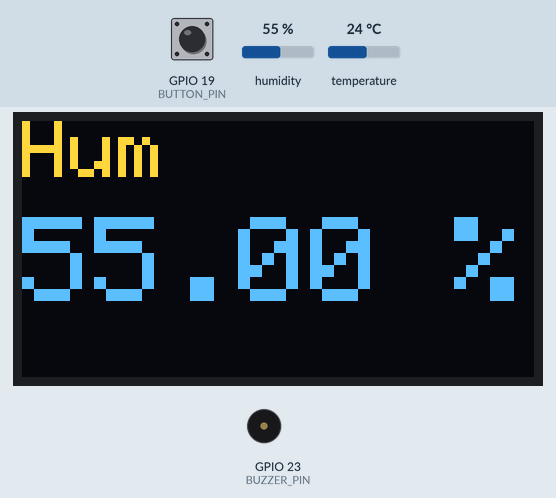
Recording of a program running on a simulated ESP32. On the bench: 128×64 one-colour display, buzzer (waves = sounding). The test bench sets the inputs (shaded band); at power-on: GPIO 19 (BUTTON_PIN) HIGH, humidity 55 %, temperature 24 °C. The OLED is the two-colour kind (top 16 rows yellow); what the program prints to the serial monitor is not drawn.

Above: at 3.6 s.
3.7 s: GPIO 19 (BUTTON_PIN) pulled LOW for 0.15 s
At 4.7 s:
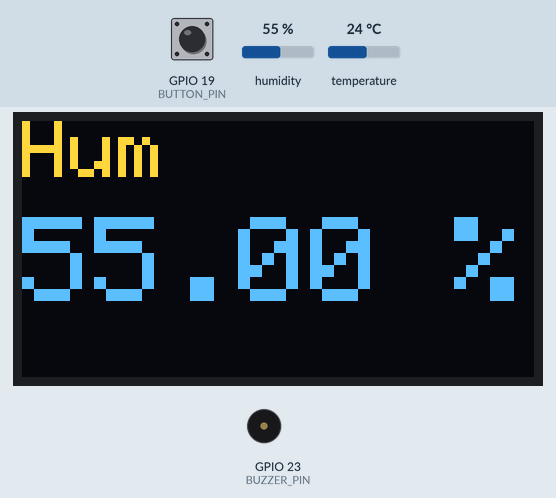
5.3 s: humidity set to 22 %
At 7.5 s:
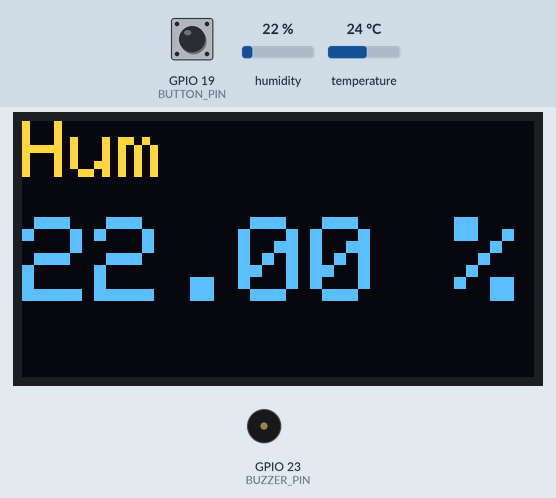
8.2 s: GPIO 19 (BUTTON_PIN) pulled LOW for 1 s
At 11.9 s:
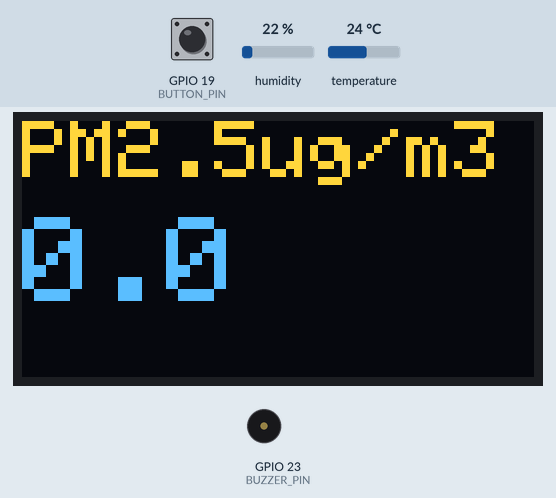
21.7 s: temperature set to 12 °C
At 35.32 s:
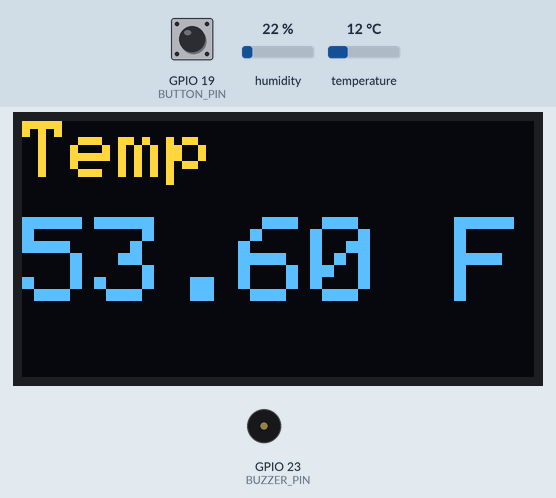
35.4 s: GPIO 19 (BUTTON_PIN) pulled LOW for 0.15 s
At 36.0 s:
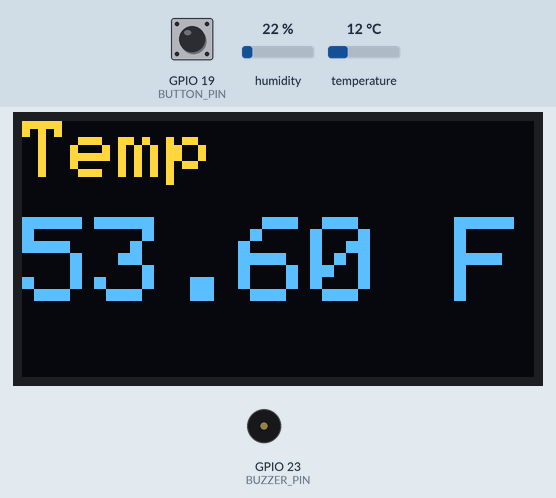
37.0 s: temperature set to 19 °C
At 38.8 s:
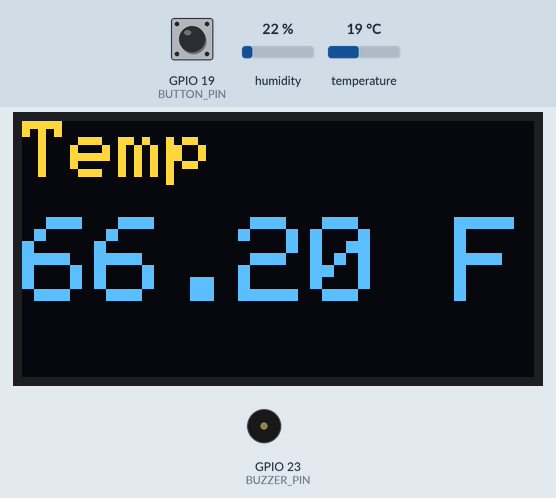
Timing chart, 0 to 40.3 s (numbered marks = the images above; inputs shaded):
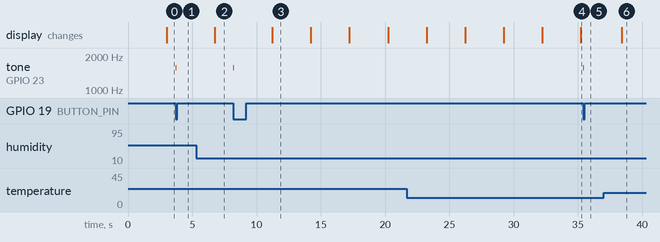

The program:

main.cpp
```cpp
#include "main.h"


#define DHTPIN 4     // Digital pin connected to the DHT sensor
#define DHTTYPE DHT22   // DHT 22  (AM2302), AM2321

#define SCREEN_WIDTH 128 // OLED display width, in pixels
#define SCREEN_HEIGHT 64 // OLED display height, in pixels

#define BUTTON_PIN 19 // Assign GPIO to button
#define BUZZER_PIN 23 // GPIO23 pin connected to buzzer

// Declaration for an SSD1306 display connected to I2C (SDA, SCL pins)
Adafruit_SSD1306 display(SCREEN_WIDTH, SCREEN_HEIGHT, &Wire, -1);
Adafruit_SSD1306 * display_ptr = &display;

int buttonState = 1;  // variable for reading the pushbutton status
int buttonPrevState = 1;
bool screenLock = false;  // Lock Screen display data

// For time tracking
unsigned long lastScreenChanged = millis();
unsigned long delayTime = 3000;
unsigned long curTime = 0;


// For tracking screen switching
int curScreen = 0; // 0 = Temperature, 1 = Humidity, 2 = PM2.5, 3 = PM 10, 4 = AQI


// Initialize DHT sensor.
// Note that older versions of this library took an optional third parameter to
// tweak the timings for faster processors.  This parameter is no longer needed
// as the current DHT reading algorithm adjusts itself to work on faster procs.
DHT dht(DHTPIN, DHTTYPE);

void setup() {
  // put your setup code here, to run once:
  Serial.begin(115200);
  pmsSerial.begin(9600);

  pinMode(BUTTON_PIN, INPUT_PULLUP);  // Sets Button as input

  if(!display.begin(SSD1306_SWITCHCAPVCC, 0x3C)) { // Address 0x3D for 128x64
    Serial.println(F("SSD1306 allocation failed"));
    for(;;);
  }

  delay(2000);

  dht.begin();


  Serial.println("Setup Complete!");

}

void loop() {
  //================ Handles button events ================
  // read the pushbutton input pin:
  buttonState = digitalRead(BUTTON_PIN);
  // compare the buttonState to its previous state
  if (buttonState != buttonPrevState) {
    // if the state has changed, increment the counter
    if (buttonState == HIGH) {
      // if the current state is HIGH then the button
      // wend from off to on:

  delay(100);
    } else {
      // if the current state is LOW then the button
      // wend from on to off:
      screenLock = !screenLock; // Toggle screen lock
      lastScreenChanged = millis();
      tone(BUZZER_PIN, 1567, 50); // Plays sound when pressed

  delay(100);
    }
    // Delay a little bit to avoid bouncing
    //delay(50);
  }
  // save the current state as the last state,
  //for next time through the loop
  buttonPrevState = buttonState;
// =======================================================

//================ Handles AQI measurements ==============================
if (readPMSdata(&pmsSerial)) {
    // reading data was successful!
    Serial.println();
    Serial.println("---------------------------------------");
    Serial.println("Concentration Units (standard)");
    Serial.print("PM 1.0: "); Serial.print(data.pm10_standard);
    Serial.print("\t\tPM 2.5: "); Serial.print(data.pm25_standard);
    Serial.print("\t\tPM 10: "); Serial.println(data.pm100_standard);
    Serial.println("---------------------------------------");
    Serial.println("Concentration Units (environmental)");
    Serial.print("PM 1.0: "); Serial.print(data.pm10_env);
    Serial.print("\t\tPM 2.5: "); Serial.print(data.pm25_env);
    Serial.print("\t\tPM 10: "); Serial.println(data.pm100_env);
    Serial.println("---------------------------------------");
    Serial.print("Particles > 0.3um / 0.1L air:"); Serial.println(data.particles_03um);
    Serial.print("Particles > 0.5um / 0.1L air:"); Serial.println(data.particles_05um);
    Serial.print("Particles > 1.0um / 0.1L air:"); Serial.println(data.particles_10um);
    Serial.print("Particles > 2.5um / 0.1L air:"); Serial.println(data.particles_25um);
    Serial.print("Particles > 5.0um / 0.1L air:"); Serial.println(data.particles_50um);
    Serial.print("Particles > 10.0 um / 0.1L air:"); Serial.println(data.particles_100um);
    Serial.println("---------------------------------------");
  }


//================ Handles Screen Content ================
  curTime = millis();
  if(curTime - lastScreenChanged > delayTime)
  {
    char(content)[8];
    if(!screenLock) {
      curScreen += 1;
      if(curScreen >= 5) { curScreen = 0; }
      lastScreenChanged = millis();
    }

    switch(curScreen)
    {
      case 0:
      {
        // Read temperature as Fahrenheit
        float t = dht.readTemperature(true);
        char(title)[12] = "Temp";
        sprintf(content, "%.2f F", t);
        TwolineDisplay(display_ptr, &title, &content);
        break;
      }

      case 1:
      {
        float h = dht.readHumidity();
        char(title)[12] = "Hum";
        sprintf(content, "%.2f %%", h);
        TwolineDisplay(display_ptr, &title, &content);
        break;
      }

      case 2:
      {
        float pm2_5 = data.pm25_standard;
        char(title)[12] = "PM2.5ug/m3";
        sprintf(content, "%.1f", pm2_5);
        TwolineDisplay(display_ptr, &title, &content);
        break;
      }

      case 3:
      {
        float pm10 = data.pm10_env;
        char(title)[12] = "PM10 ug/m3";
        sprintf(content, "%.1f", pm10);
        TwolineDisplay(display_ptr, &title, &content);


        break;
      }

      case 4:
      {
        char(title)[12] = "Air Qlty.";
        float pm2_5 = data.pm25_standard;
        if(pm2_5 <= 12){sprintf(content, "%s", "Good");}
        else if(pm2_5 <= 35.4){sprintf(content, "%s", "Mod.");}
        else if(pm2_5 <= 55.4){sprintf(content, "%s", "Unhty 1");}
        else if(pm2_5 <= 150.4){sprintf(content, "%s", "Unhty 2");}
        else if(pm2_5 <= 250.4){sprintf(content, "%s", "Unhty 3");}
        else if(pm2_5 > 250.4){sprintf(content, "%s", "Hzrd");}
        TwolineDisplay(display_ptr, &title, &content);
        break;
      }
    }
  }
}


// put function definitions here:
int myFunction(int x, int y) {
  return x + y;
}

/*
Displays 2 lines of content on SSD 1306 128x64 OLED Display
display: an instance of Adafruit_SSD1306 to be used
title: the first line on the display, yellow
content: the second line on the display, blue
*/
void TwolineDisplay(Adafruit_SSD1306 * d, char(*title)[12], char(*content)[8])
{

  d->clearDisplay();
  d->setCursor(0, 0);
  d->setTextColor(WHITE);
  d->setTextSize(2);
  d->println(*title);

  d->setTextSize(1);
  d->println();


  d->setTextSize(3);
  d->println(*content);
  d->display();


  // display.setTextSize(1);
  // display.println();
  // display.display();


  // display.setTextSize(3);
  // display.print(content);
  // display.display();

}

boolean readPMSdata(Stream *s) {
  if (! s->available()) {
    return false;
  }

  // Read a byte at a time until we get to the special '0x42' start-byte
  if (s->peek() != 0x42) {
    s->read();
    return false;
  }

  // Now read all 32 bytes
  if (s->available() < 32) {
    return false;
  }

  uint8_t buffer[32];
  uint16_t sum = 0;
  s->readBytes(buffer, 32);

  // get checksum ready
  for (uint8_t i=0; i<30; i++) {
    sum += buffer[i];
  }

  /* debugging
  for (uint8_t i=2; i<32; i++) {
    Serial.print("0x"); Serial.print(buffer[i], HEX); Serial.print(", ");
  }
  Serial.println();
  */

  // The data comes in endian'd, this solves it so it works on all platforms
  uint16_t buffer_u16[15];
  for (uint8_t i=0; i<15; i++) {
    buffer_u16[i] = buffer[2 + i*2 + 1];
    buffer_u16[i] += (buffer[2 + i*2] << 8);
  }

  // put it into a nice struct :)
  memcpy((void *)&data, (void *)buffer_u16, 30);

  if (sum != data.checksum) {
    Serial.println("Checksum failure");
    return false;
  }
  // success!
  return true;
}
```

main.h
```cpp
#pragma once
#include <Arduino.h>
#include <Wire.h>
#include <Adafruit_GFX.h>
#include <Adafruit_SSD1306.h>
// DHT referenced: ladyada
// REQUIRES the following Arduino libraries:
// - DHT Sensor Library: https://github.com/adafruit/DHT-sensor-library
// - Adafruit Unified Sensor Lib: https://github.com/adafruit/Adafruit_Sensor
#include <DHT.h>
#include <SoftwareSerial.h>

// PMS5003 adopted from: https://how2electronics.com/interfacing-pms5003-air-quality-sensor-arduino/
SoftwareSerial pmsSerial(16, 17);
struct pms5003data {
  uint16_t framelen;
  uint16_t pm10_standard, pm25_standard, pm100_standard;
  uint16_t pm10_env, pm25_env, pm100_env;
  uint16_t particles_03um, particles_05um, particles_10um, particles_25um, particles_50um, particles_100um;
  uint16_t unused;
  uint16_t checksum;
};
struct pms5003data data;

void TwolineDisplay(Adafruit_SSD1306*, char(*)[12], char(*)[8]);
boolean readPMSdata(Stream *);
```

Measured:
- after the input at 3.7 s, tone on GPIO 23 (BUZZER_PIN): silent → 1567 Hz at once, → silent 0.05 s later
- after the input at 5.3 s, the display: changes after 1.4 s (image 2)
- after the input at 8.2 s, tone on GPIO 23 (BUZZER_PIN): silent → 1567 Hz at once, → silent 0.05 s later; the display: changes after 3.0 s (image 3)
- after the input at 35.4 s, tone on GPIO 23 (BUZZER_PIN): silent → 1567 Hz at once, → silent 0.05 s later
- after the input at 37.0 s, the display: changes after 1.4 s (image 6)
- what the display in image 3 shows lasts 3.0 s, from 11.2 s to 14.2 s
